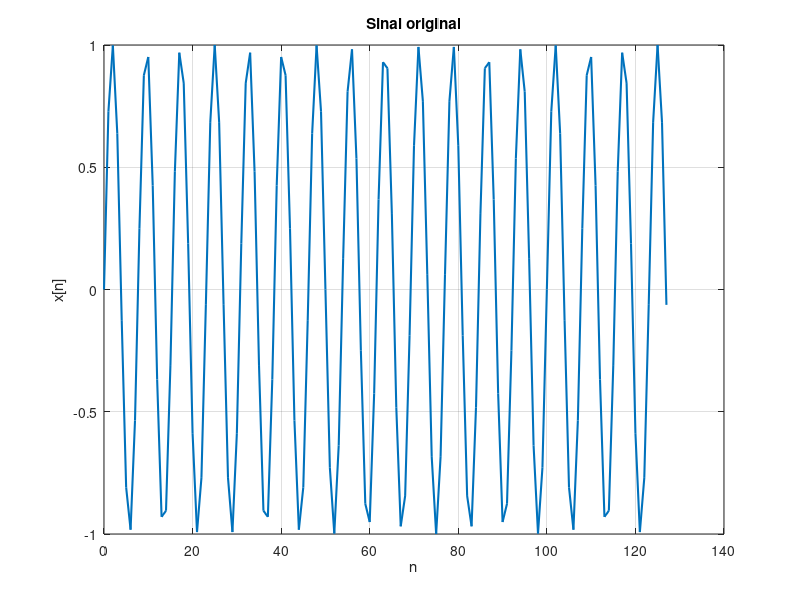
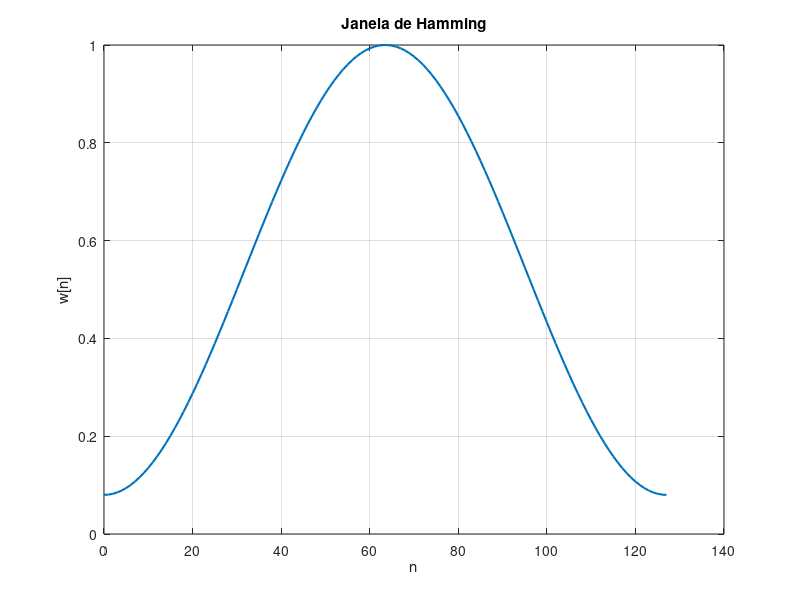
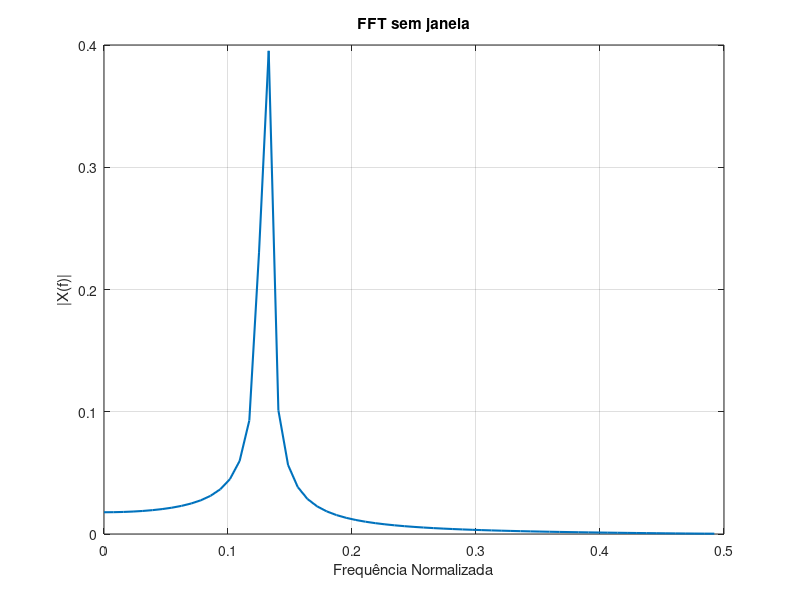
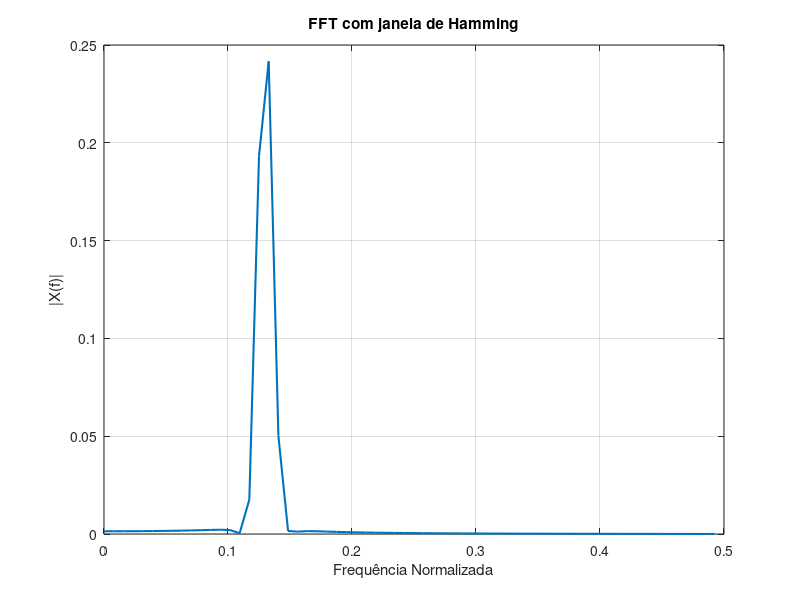

These figures' MATLAB source, in order:
clc;
clear;
close all;

N = 128;
n = 0:N-1;

f0 = 0.13;

x = sin(2*pi*f0*n);

X1 = fft(x);
magX1 = abs(X1)/N;

w = hamming(N)';

xw = x .* w;

X2 = fft(xw);
magX2 = abs(X2)/N;

f = (0:N-1)/N;

figure;
plot(n, x, 'LineWidth', 1.5);
xlabel('n');
ylabel('x[n]');
title('Sinal original');
grid on;

figure;
plot(n, w, 'LineWidth', 1.5);
xlabel('n');
ylabel('w[n]');
title('Janela de Hamming');
grid on;

figure;
plot(f(1:N/2), magX1(1:N/2), 'LineWidth', 1.5);
xlabel('Frequência Normalizada');
ylabel('|X(f)|');
title('FFT sem janela');
grid on;

figure;
plot(f(1:N/2), magX2(1:N/2), 'LineWidth', 1.5);
xlabel('Frequência Normalizada');
ylabel('|X(f)|');
title('FFT com janela de Hamming');
grid on;
